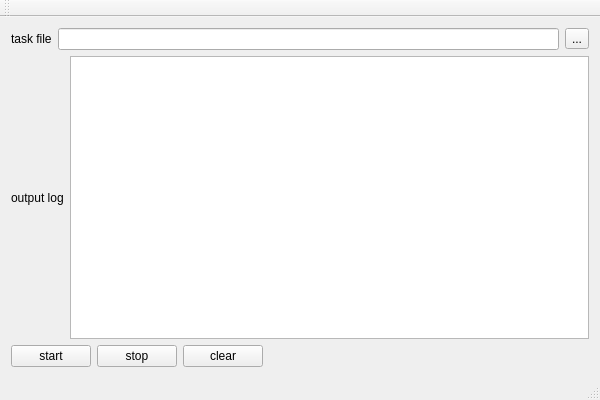
<?xml version="1.0" encoding="UTF-8"?>
<ui version="4.0">
 <class>demo_make_avatarClass</class>
 <widget class="QMainWindow" name="demo_make_avatarClass">
  <property name="geometry">
   <rect>
    <x>0</x>
    <y>0</y>
    <width>600</width>
    <height>400</height>
   </rect>
  </property>
  <property name="windowTitle">
   <string>demo_make_avatar</string>
  </property>
  <widget class="QWidget" name="centralWidget">
   <layout class="QVBoxLayout" name="verticalLayout">
    <item>
     <layout class="QHBoxLayout" name="horizontalLayout">
      <item>
       <widget class="QLabel" name="label_taskfile">
        <property name="text">
         <string>task file</string>
        </property>
       </widget>
      </item>
      <item>
       <widget class="QLineEdit" name="lineEdit">
        <property name="dragEnabled">
         <bool>false</bool>
        </property>
        <property name="readOnly">
         <bool>true</bool>
        </property>
       </widget>
      </item>
      <item>
       <widget class="QToolButton" name="toolButton_select_file">
        <property name="text">
         <string>...</string>
        </property>
       </widget>
      </item>
     </layout>
    </item>
    <item>
     <layout class="QHBoxLayout" name="horizontalLayout_2">
      <item>
       <widget class="QLabel" name="label_log">
        <property name="text">
         <string>output log</string>
        </property>
       </widget>
      </item>
      <item>
       <widget class="QPlainTextEdit" name="plainTextEdit">
        <property name="readOnly">
         <bool>true</bool>
        </property>
       </widget>
      </item>
     </layout>
    </item>
    <item>
     <layout class="QHBoxLayout" name="horizontalLayout_3">
      <item>
       <widget class="QPushButton" name="pushButton_start">
        <property name="text">
         <string>start</string>
        </property>
       </widget>
      </item>
      <item>
       <widget class="QPushButton" name="pushButton_stop">
        <property name="text">
         <string>stop</string>
        </property>
       </widget>
      </item>
      <item>
       <widget class="QPushButton" name="pushButton_clear">
        <property name="text">
         <string>clear</string>
        </property>
       </widget>
      </item>
      <item>
       <spacer name="horizontalSpacer">
        <property name="orientation">
         <enum>Qt::Horizontal</enum>
        </property>
        <property name="sizeHint" stdset="0">
         <size>
          <width>40</width>
          <height>20</height>
         </size>
        </property>
       </spacer>
      </item>
     </layout>
    </item>
   </layout>
  </widget>
  <widget class="QMenuBar" name="menuBar">
   <property name="geometry">
    <rect>
     <x>0</x>
     <y>0</y>
     <width>600</width>
     <height>21</height>
    </rect>
   </property>
  </widget>
  <widget class="QToolBar" name="mainToolBar">
   <attribute name="toolBarArea">
    <enum>TopToolBarArea</enum>
   </attribute>
   <attribute name="toolBarBreak">
    <bool>false</bool>
   </attribute>
  </widget>
  <widget class="QStatusBar" name="statusBar"/>
 </widget>
 <layoutdefault spacing="6" margin="11"/>
 <resources>
  <include location="demo_make_avatar.qrc"/>
 </resources>
 <connections/>
</ui>
